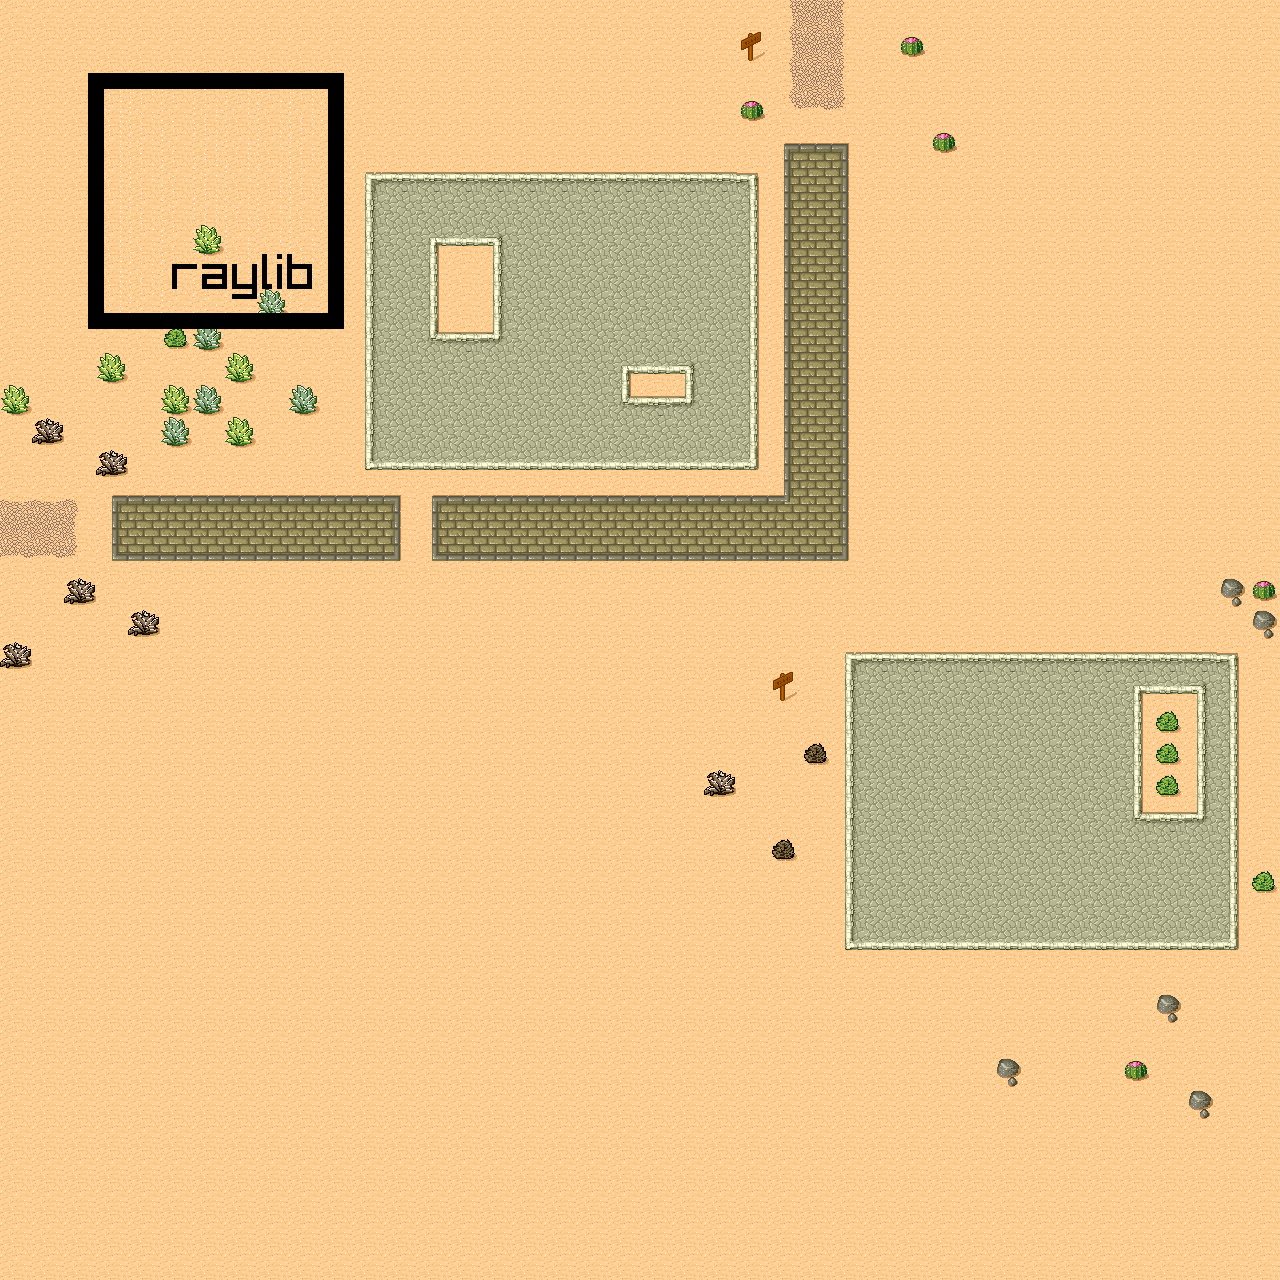

This is a level from a 2D game, rendered from its Tiled map with the project's own tilesets. A one-line summary and the map file follow, with tile-layer data summarised:
An orthogonal 40x40 tile map with 32x32 px tiles, 1 tile layer (Ground), 1 image layer.

<map version="1.5" tiledversion="1.6.0" orientation="orthogonal" renderorder="right-down" compressionlevel="0" width="40" height="40" tilewidth="32" tileheight="32" infinite="0" nextlayerid="3" nextobjectid="1">
 <editorsettings>
  <export target="desert.json" format="json" />
 </editorsettings>
 <tileset firstgid="1" name="Desert" tilewidth="32" tileheight="32" spacing="1" margin="1" tilecount="48" columns="8">
  <image source="tmw_desert_spacing.png" width="265" height="199" />
  <tile id="30" probability="0.01" />
  <tile id="31" probability="0.01" />
  <tile id="37" probability="0.01" />
  <tile id="38" probability="0.01" />
  <tile id="39" probability="0.01" />
  <tile id="45" probability="0" />
  <tile id="46" probability="0.01" />
  <tile id="47" probability="0.01" />
  <wangsets>
   <wangset name="Desert" type="corner" tile="5">
    <wangcolor name="Desert" color="#ff0000" tile="29" probability="1" />
    <wangcolor name="Brick" color="#00ff00" tile="9" probability="1" />
    <wangcolor name="Cobblestone" color="#0000ff" tile="33" probability="1" />
    <wangcolor name="Dirt" color="#ff7700" tile="14" probability="1" />
    <wangtile tileid="0" wangid="0,1,0,2,0,1,0,1" />
    <wangtile tileid="1" wangid="0,1,0,2,0,2,0,1" />
    <wangtile tileid="2" wangid="0,1,0,1,0,2,0,1" />
    <wangtile tileid="3" wangid="0,4,0,1,0,4,0,4" />
    <wangtile tileid="4" wangid="0,4,0,4,0,1,0,4" />
    <wangtile tileid="5" wangid="0,1,0,4,0,1,0,1" />
    <wangtile tileid="6" wangid="0,1,0,4,0,4,0,1" />
    <wangtile tileid="7" wangid="0,1,0,1,0,4,0,1" />
    <wangtile tileid="8" wangid="0,2,0,2,0,1,0,1" />
    <wangtile tileid="9" wangid="0,2,0,2,0,2,0,2" />
    <wangtile tileid="10" wangid="0,1,0,1,0,2,0,2" />
    <wangtile tileid="11" wangid="0,1,0,4,0,4,0,4" />
    <wangtile tileid="12" wangid="0,4,0,4,0,4,0,1" />
    <wangtile tileid="13" wangid="0,4,0,4,0,1,0,1" />
    <wangtile tileid="14" wangid="0,4,0,4,0,4,0,4" />
    <wangtile tileid="15" wangid="0,1,0,1,0,4,0,4" />
    <wangtile tileid="16" wangid="0,2,0,1,0,1,0,1" />
    <wangtile tileid="17" wangid="0,2,0,1,0,1,0,2" />
    <wangtile tileid="18" wangid="0,1,0,1,0,1,0,2" />
    <wangtile tileid="19" wangid="0,2,0,1,0,2,0,2" />
    <wangtile tileid="20" wangid="0,2,0,2,0,1,0,2" />
    <wangtile tileid="21" wangid="0,4,0,1,0,1,0,1" />
    <wangtile tileid="22" wangid="0,4,0,1,0,1,0,4" />
    <wangtile tileid="23" wangid="0,1,0,1,0,1,0,4" />
    <wangtile tileid="24" wangid="0,1,0,3,0,1,0,1" />
    <wangtile tileid="25" wangid="0,1,0,3,0,3,0,1" />
    <wangtile tileid="26" wangid="0,1,0,1,0,3,0,1" />
    <wangtile tileid="27" wangid="0,1,0,2,0,2,0,2" />
    <wangtile tileid="28" wangid="0,2,0,2,0,2,0,1" />
    <wangtile tileid="29" wangid="0,1,0,1,0,1,0,1" />
    <wangtile tileid="30" wangid="0,1,0,1,0,1,0,1" />
    <wangtile tileid="31" wangid="0,1,0,1,0,1,0,1" />
    <wangtile tileid="32" wangid="0,3,0,3,0,1,0,1" />
    <wangtile tileid="33" wangid="0,3,0,3,0,3,0,3" />
    <wangtile tileid="34" wangid="0,1,0,1,0,3,0,3" />
    <wangtile tileid="35" wangid="0,3,0,1,0,3,0,3" />
    <wangtile tileid="36" wangid="0,3,0,3,0,1,0,3" />
    <wangtile tileid="37" wangid="0,1,0,1,0,1,0,1" />
    <wangtile tileid="38" wangid="0,1,0,1,0,1,0,1" />
    <wangtile tileid="39" wangid="0,1,0,1,0,1,0,1" />
    <wangtile tileid="40" wangid="0,3,0,1,0,1,0,1" />
    <wangtile tileid="41" wangid="0,3,0,1,0,1,0,3" />
    <wangtile tileid="42" wangid="0,1,0,1,0,1,0,3" />
    <wangtile tileid="43" wangid="0,1,0,3,0,3,0,3" />
    <wangtile tileid="44" wangid="0,3,0,3,0,3,0,1" />
    <wangtile tileid="45" wangid="0,1,0,1,0,1,0,1" />
    <wangtile tileid="46" wangid="0,1,0,1,0,1,0,1" />
    <wangtile tileid="47" wangid="0,1,0,1,0,1,0,1" />
   </wangset>
  </wangsets>
 </tileset>
 <layer id="1" name="Ground" width="40" height="40">
  <data>[1600 cells, 1600 non-empty, 40 distinct tile ids]</data>
 </layer>
 <imagelayer id="2" name="logo" offsetx="88.4728" offsety="73.7268">
  <image source="Raylib_logo.png" trans="f5f5f5" width="256" height="256" />
 </imagelayer>
</map>
